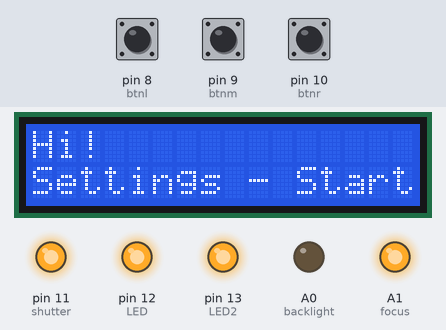
A sketch run on a simulated Arduino Uno, built with avr-gcc and run on an emulated ATmega328P. Shown: 16×2 character LCD, output pins drawn as LEDs (lit = HIGH). Dashed ring = blinking. Inputs (shaded band) come from the test bench; at power-on: pin 9 (btnm) LOW, pin 10 (btnr) LOW, pin 8 (btnl) LOW.

Above: at 3.2 s.
3.3 s: pin 9 (btnm) pulled HIGH for 0.15 s
At 4.1 s:
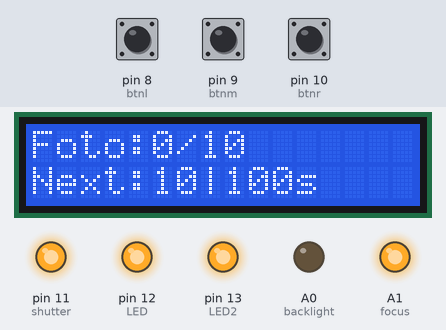
6.4 s: pin 10 (btnr) pulled HIGH for 1 s
At 7.9 s:
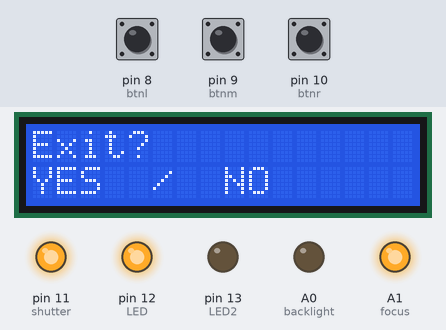
8.9 s: pin 8 (btnl) pulled HIGH for 1 s
At 10.2 s:
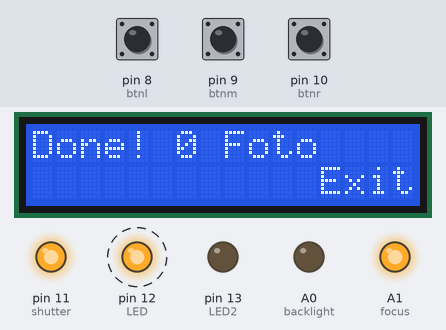
12.3 s: pin 10 (btnr) pulled HIGH for 0.15 s
At 13.1 s:
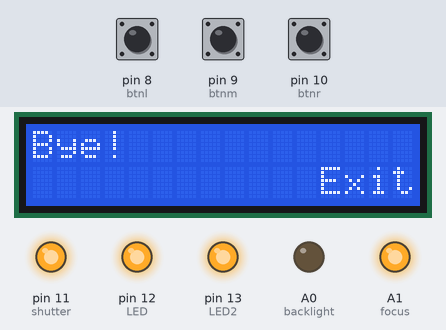
14.8 s: pin 8 (btnl) pulled HIGH for 0.15 s
At 15.4 s:
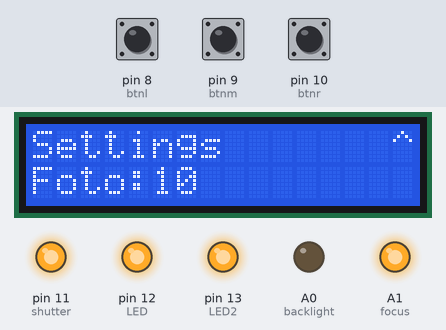
16.5 s: pin 10 (btnr) pulled HIGH for 0.15 s
At 18.0 s:
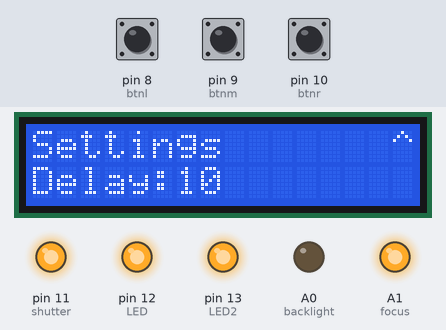
Timing chart, 0 to 19.4 s (numbered marks = the images above; inputs shaded):
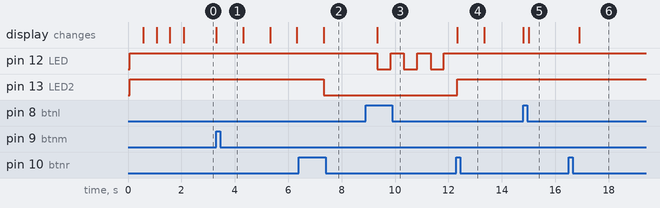

Measured:
- after the input at 3.3 s, the display: changes at once (image 1)
- after the input at 6.4 s, pin 13 (LED2): HIGH → LOW after 0.92 s; the display: changes after 0.93 s (image 2)
- after the input at 8.9 s, pin 12 (LED): alternates HIGH for 0.50 s and LOW for 0.50 s, starting after 0.43 s; the display: changes after 0.43 s (image 3)
- after the input at 12.3 s, pin 12 (LED): stops changing and stays HIGH; pin 13 (LED2): LOW → HIGH at once; the display: changes at once (image 4)
- after the input at 14.8 s, the display: first changes at once (image 5 shows a later state)
- after the input at 16.5 s, the display: changes after 0.41 s (image 6)

The sketch:

Intervallometer2.ino
```cpp
// include the library code:
#include <LiquidCrystal.h>
#include <Wire.h>

// initialize the library by associating any needed LCD interface pin
// with the arduino pin number it is connected to
const int stdbyTime = 30;
const int rs = 7, en = 6, d4 = 5, d5 = 4, d6 = 3, d7 = 2;
const int btnl=8, btnm=9, btnr=10, shutter=11, LED=12, LED2=13;
const int backlight = A0, focus = A1;

bool btnlSt, btnmSt, btnrSt;
// nFoto, delay
int setting[2] = {10, 10};
int menu = 0;
int initSpd = 500;
bool exti = false;
int row = 0;
int maxRows = 2;
int held = 1;
int stp = 0;
long fatte = 0;
long daFare = setting[0];
long del = setting[1];
long elapsed = 0;
bool done = false;
int shootDelay = 0;
int sby = 0;
LiquidCrystal lcd(rs, en, d4, d5, d6, d7);

void lcdClear(int row = 2) {
  switch (row) {
    case 0:
      lcd.setCursor(0, 0);
      lcd.print("                ");
      break;
     case 1:
      lcd.setCursor(0, 1);
      lcd.print("                ");
      break;
     case 2:
      lcdClear(0);
      lcdClear(1);
      break;
  }
}
void initi() { //Initialization screen

  // Print a message to the LCD.
  lcd.setCursor(0, 0);
  lcd.print("Initializing!");
  delay(initSpd);

  lcd.setCursor(0, 0);
  lcd.print("Initializing.!");
  delay(initSpd);

  lcd.setCursor(0, 0);
  lcd.print("Initializing..!");
  delay(initSpd);

  lcd.setCursor(0, 0);
  lcd.print("Initializing...!");
  delay(initSpd);

  lcd.setCursor(0, 0);
  lcd.print("Hi!             ");
  lcd.setCursor(0, 1);
  lcd.print("Settings - Start");
}


void setup() {
  // set up the LCD's number of columns and rows:
  Wire.setClock(10000);
  lcd.begin(16, 2);

  pinMode(btnl, INPUT);
  pinMode(btnm, INPUT);
  pinMode(btnr, INPUT);
  pinMode(shutter, OUTPUT);
  pinMode(LED, OUTPUT);
  pinMode(LED2, OUTPUT);
  pinMode(backlight, OUTPUT);
  pinMode(focus, OUTPUT);
  digitalWrite(shutter, HIGH);
  digitalWrite(focus, HIGH);
  digitalWrite(LED, HIGH);
  digitalWrite(LED2, HIGH);
  digitalWrite(backlight, LOW);
  menu = 0;

  initi();
}

void loop() {
  // set the cursor to column 0, line 1
  // (note: line 1 is the second row, since counting begins with 0):
  lcd.setCursor(0, 0);
  lcd.print("Hi!             ");
  lcd.setCursor(0, 1);
  lcd.print("Settings - Start          ");

  if(digitalRead(btnl)) {

    if(menu == 0){
      menu = 1;
      //Settings menu:
      String settings[2] = {"Foto:", "Delay:"};

      lcd.setCursor(0, 0);
      lcd.print("Settings       ^");
      lcd.setCursor(0, 1);
      lcd.print(settings[0] + setting[0]);

      lcdClear(1);
      delay(200);
      while(!exti) {
        lcd.setCursor(0, 1);
        lcd.print(settings[row] + setting[row] + "            ");

        if(digitalRead(btnl)) { //BTN LEFT BEHAVIOUR
          if(setting[row] > 1) {
            setting[row]--;
          }
          delay(200 / held);
          held++;

          if(digitalRead(btnr)) {
            setting[row] = 10;
            delay(500);
          }
        }
        if(digitalRead(btnm)) {//BTN MIDDLE BEHAVIOUR

          setting[row]++;
          delay(200 / held);
          held++;

          if(digitalRead(btnr)) {
            setting[row] += 1000;
            delay(300);
          }
        }
        if(digitalRead(btnr)) {//BTN RIGHT BEHAVIOUR
          row+=1;
          row >= 2 ? row = 0 : row = row;
          delay(400);
          if(digitalRead(btnr)) {
            exti = true;
            menu = 0;
            break;
          }
        }

        if(digitalRead(btnl) || digitalRead(btnm) || digitalRead(btnr)) {
          if (held < 40){
            held ++;
          }
        } else {
          held = 1;
        }
      }
    }
  }

  if(digitalRead(btnm)) { // START BEHAVIOUR


    lcd.setCursor(0, 0);
    lcd.print("                ");
    lcd.setCursor(0, 1);
    lcd.print("                ");

    while(!done){ //Shooting cycle
      if(stp == 0) {
        lcd.setCursor(0, 0);
        lcd.print("Foto:" + (String)fatte + "/" + (String)daFare);
        lcd.setCursor(0, 1);
        lcd.print("Next:"+ (String)(del-elapsed) + "|" + (String)(((daFare-fatte)*del-elapsed)) + "s     ");
      }
      delay(1000-shootDelay); //Main clock
      sby += 1; //add second to standby timer;
      shootDelay=0;
      elapsed ++;

      if (stdbyTime <= sby) { // if standby elapsed, turn off
        digitalWrite(backlight, HIGH);
      }

      if(digitalRead(btnr)) {
        sby = 0; //rst stdby
        digitalWrite(backlight, LOW);
        if(stp == 1) { //?????? don't know what it is but works so ok
          stp = 0;
        }
        if(stp == 0){ //ASK IF EXIT FROM SHOOTING MODE
          digitalWrite(backlight, LOW);
          digitalWrite(LED2, LOW);
          lcd.setCursor(0, 0);
          lcd.print("Exit?             ");
          lcd.setCursor(0, 1);
          lcd.print("YES  /  NO         ");
          stp = 1;
        }

        delay(500);
        shootDelay += 500;
      }
      if(digitalRead(btnm)) {
        sby = 0; //rst stdby
        digitalWrite(backlight, LOW);
      }
      if(stp == 1 && digitalRead(btnl)) { //YES, EXIT
        digitalWrite(LED2, HIGH);
        daFare = fatte;
        stp = 0;
      } else if (stp == 0 && digitalRead(btnl)) { //TOGGLE BACKLIGHT
        digitalWrite(backlight, !digitalRead(backlight));
        sby = 0; //rst stdby
      }
      if(stp == 1 && digitalRead(btnm)) { //NO DON'T EXIT
        sby = 0; //rst stdby
        digitalWrite(backlight, LOW);
        digitalWrite(LED2, HIGH);
        stp = 0;
      }

      if(elapsed >= del) { //SHOOT PHOTO
        elapsed = 0;
        if(stp == 0) {
          lcd.setCursor(0, 0);
          lcd.print("SHOOTING!             ");
        }
        digitalWrite(LED, LOW);
        delay(300);
        delay(100);
        digitalWrite(LED, HIGH);
        delay(200);
        digitalWrite(LED, LOW);

        digitalWrite(shutter, LOW);

        delay(300);
        digitalWrite(shutter, HIGH);
        digitalWrite(LED, HIGH);
        shootDelay += 900;
        fatte ++;
      }
      if (fatte >= daFare){ //DONE SHOOTING
        digitalWrite(backlight, LOW);
        digitalWrite(LED2, LOW);
        lcd.setCursor(0, 0);
        lcd.print("Done! " + (String)daFare + " Foto        ");
        lcd.setCursor(0, 1);
        lcd.print("            Exit");
        while (true) {
          digitalWrite(LED, LOW);
          delay(500);
          digitalWrite(LED, HIGH);
          delay(500);
          if(digitalRead(btnr)) { //Exit Done Menu
            digitalWrite(LED2, HIGH);
            break;
          }
        }
        lcd.setCursor(0, 0);
        lcd.print("Bye!         ");
        delay(1000);
        break;
      }
    }
  }
  if(digitalRead(btnr)) {
    delay(400);
    while(true){
      lcd.setCursor(0, 0);
      lcd.print("Manual Shooting!");
      lcd.setCursor(0, 1);
      lcd.print("SHOOT-FOCUS-EXIT");
      if(digitalRead(btnl)) { //SHOOT
        digitalWrite(LED, LOW);
        delay(300);
        digitalWrite(LED, HIGH);
        digitalWrite(shutter, LOW);
        delay(300);
        digitalWrite(shutter, HIGH);
      }
      if(digitalRead(btnm)) { //FOCUS
        digitalWrite(focus, LOW);
        digitalWrite(LED2, LOW);
      } else { //FOCUS RELEASE
        digitalWrite(focus, HIGH);
        digitalWrite(LED2, HIGH);
      }
      if(digitalRead(btnr)) { //EXIT
        delay(200);
        break;
      }
    }
  }
}
```
